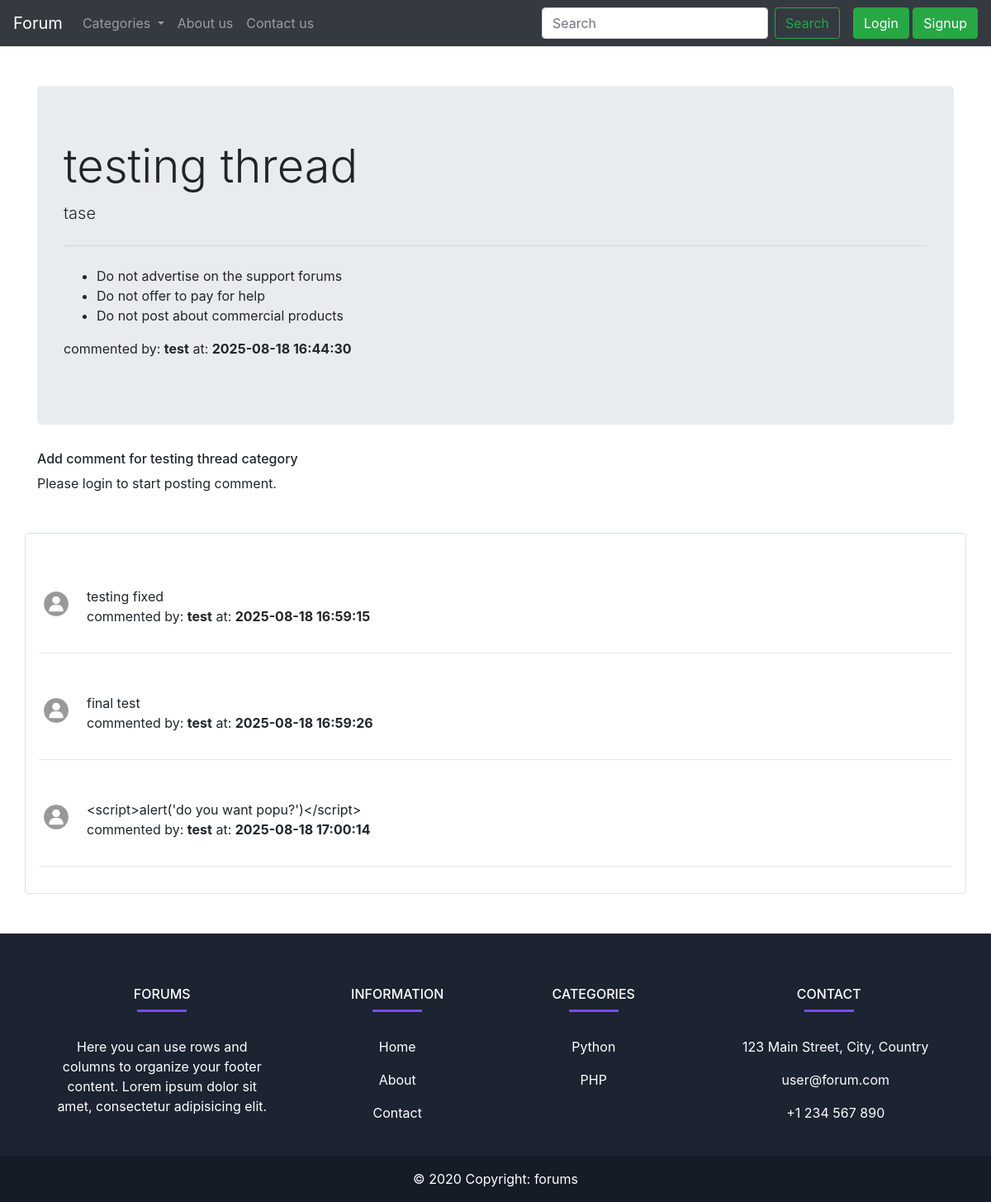
Page /thread.php?question_id=27 on the committed database.
### tables this page shows
CREATE TABLE IF NOT EXISTS `questions` (
  `ques_id` int NOT NULL AUTO_INCREMENT,
  `ques_title` varchar(255) NOT NULL,
  `ques_desc` text NOT NULL,
  `ques_cat_id` int NOT NULL,
  `ques_user_id` int NOT NULL,
  `ques_cr_time` datetime NOT NULL DEFAULT CURRENT_TIMESTAMP,
  PRIMARY KEY (`ques_id`)
);

CREATE TABLE IF NOT EXISTS `users` (
  `srno` int NOT NULL AUTO_INCREMENT,
  `username` varchar(30) NOT NULL,
  `email` varchar(30) NOT NULL,
  `password` varchar(255) NOT NULL,
  `created_date` datetime NOT NULL DEFAULT CURRENT_TIMESTAMP,
  PRIMARY KEY (`srno`)
);

CREATE TABLE IF NOT EXISTS `comments` (
  `comm_id` int NOT NULL AUTO_INCREMENT,
  `comm_desc` text NOT NULL,
  `ques_id` int NOT NULL,
  `comm_user_id` int NOT NULL,
  `comm_time` datetime NOT NULL DEFAULT CURRENT_TIMESTAMP,
  PRIMARY KEY (`comm_id`)
);

### thread.php (the view, shortened to what this page needs)
<?php
include 'partial/_db_connection.php';
$qus_id = $_GET['question_id'];
$sql = "SELECT * FROM `questions` WHERE `ques_id` = '$qus_id'";
$result = mysqli_query($conn,$sql);
while ($rows = mysqli_fetch_assoc($result)) {
    $ques_title = $rows['ques_title'];
    $ques_desc = $rows['ques_desc'];
    $ques_time = $rows['ques_cr_time'];
    $ques_user_id = $rows['ques_user_id'];
}
 $sql2 = "SELECT * FROM users WHERE `srno` = '$ques_user_id'";
       $result2 = mysqli_query($conn,$sql2);
       $rows2 = mysqli_fetch_assoc($result2);
?>
<!doctype html>
<html lang="en">
<head>
    <link rel="stylesheet" href="https://cdn.jsdelivr.net/npm/bootstrap@4.4.1/dist/css/bootstrap.min.css"
>
    <link rel="stylesheet" href="style.css">
</head>
<body>
    <?php
    include 'partial/_header.php' ;
    ?>
    <div class="container mt-5">
        <div class="jumbotron">
            <h1 class="display-4"><?php echo $ques_title?></h1>
            <p class="lead"><?php echo $ques_desc ?></p>
            <hr class="my-4">
            <p><ul>
                <li>Do not advertise on the support forums</li>
                 <li>Do not offer to pay for help</li>
                  <li>Do not post about commercial products</li>
            </ul></p>
           <?php echo  '<p>commented by: <b>'.$rows2["username"] .'</b> at: <b>'.$ques_time.'</b></p>'?>
        </div>
    </div>
    <div class="container">
        <h6>Add comment for <?php echo $ques_title ?> category</h6>
        <?php
         if(isset($_SESSION['username']) && $_SESSION['username']== true){
       echo '<form action="'.$_SERVER['PHP_SELF'].'" method="POST">
  <div class="form-group">
  <input type= "hidden" name="ques_id" value="'.$_GET['question_id'].'">
    <input type= "hidden" name="user_id" value="'.$_SESSION['user_id'].'">
    <label for="comm_desc">Example textarea</label>
    <textarea class="form-control" id="comm_desc" rows="3" name="comm_desc"></textarea>
  </div>
  <button type="submit" class="btn btn-success">Submit</button>
</form>';
         }
         else {
            echo "Please login to start posting comment.";
         }
?>
    </div>
    <div class="container mt-5 border p-3 rounded">
    <?php
    $sql = "SELECT * FROM comments WHERE `ques_id` = '$qus_id'";
    $result = mysqli_query($conn,$sql);
    while ($rows = mysqli_fetch_assoc($result)) {
        $ques_fetch_desc = $rows['comm_desc'];
       $comm_fetch_time = $rows['comm_time'];
       $comm_user_id = $rows['comm_user_id'];
       $sql2 = "SELECT * FROM users WHERE `srno` = '$comm_user_id'";
       $result2 = mysqli_query($conn,$sql2);
       $rows2 = mysqli_fetch_assoc($result2);
           echo '
        <div class="media mt-5">
            <img src="images/user-profile.jpg" width="42px" class="mr-3" alt="user profile">
            <div class="media-body">
                '.$ques_fetch_desc.'
                <p>commented by: <b>'.$rows2['username'] .'</b> at: <b>'.$comm_fetch_time.'</b></p>
            </div>
        </div>
          <hr>';
    }
        ?>
    </div>
    <?php include 'partial/_footer.php' ?>
</body>
</html>

### rows in the picture
questions: ques_title "testing thread", ques_desc "tase", ques_cr_time "2025-08-18 16:44:30"
users: username "test"
comments: comm_desc "testing fixed", users.username "test", comm_time "2025-08-18 16:59:15"
comments: comm_desc "final test", users.username "test", comm_time "2025-08-18 16:59:26"
comments: comm_desc "<script>alert('do you want popu?')</script>", users.username "test", comm_time "2025-08-18 17:00:14"
